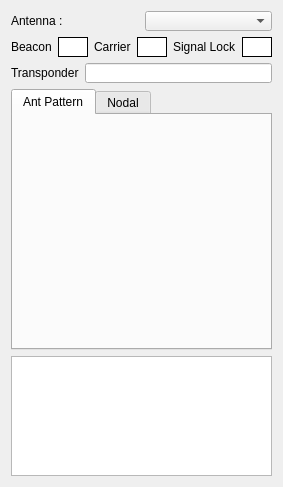
<?xml version="1.0" encoding="UTF-8"?>
<ui version="4.0">
 <class>widgetTelecom</class>
 <widget class="QWidget" name="widgetTelecom">
  <property name="geometry">
   <rect>
    <x>0</x>
    <y>0</y>
    <width>280</width>
    <height>487</height>
   </rect>
  </property>
  <property name="windowTitle">
   <string>widgetTelecom</string>
  </property>
  <layout class="QVBoxLayout" name="verticalLayout">
   <item>
    <layout class="QHBoxLayout" name="horizontalLayout_2">
     <item>
      <widget class="QLabel" name="label">
       <property name="minimumSize">
        <size>
         <width>0</width>
         <height>20</height>
        </size>
       </property>
       <property name="text">
        <string>Antenna :</string>
       </property>
      </widget>
     </item>
     <item>
      <widget class="QComboBox" name="antTypeCB">
       <property name="minimumSize">
        <size>
         <width>0</width>
         <height>20</height>
        </size>
       </property>
      </widget>
     </item>
    </layout>
   </item>
   <item>
    <layout class="QHBoxLayout" name="horizontalLayout_3">
     <item>
      <widget class="QLabel" name="label_2">
       <property name="minimumSize">
        <size>
         <width>0</width>
         <height>20</height>
        </size>
       </property>
       <property name="layoutDirection">
        <enum>Qt::RightToLeft</enum>
       </property>
       <property name="text">
        <string>Beacon</string>
       </property>
      </widget>
     </item>
     <item>
      <widget class="QFrame" name="BeaconLight">
       <property name="minimumSize">
        <size>
         <width>0</width>
         <height>20</height>
        </size>
       </property>
       <property name="styleSheet">
        <string notr="true">border-width: 1px;
border-style: solid;
border-color: rgb(0, 0, 0);
background-color: rgb(255,255,255);</string>
       </property>
       <property name="frameShape">
        <enum>QFrame::StyledPanel</enum>
       </property>
       <property name="frameShadow">
        <enum>QFrame::Raised</enum>
       </property>
      </widget>
     </item>
     <item>
      <widget class="QLabel" name="label_3">
       <property name="minimumSize">
        <size>
         <width>0</width>
         <height>20</height>
        </size>
       </property>
       <property name="layoutDirection">
        <enum>Qt::RightToLeft</enum>
       </property>
       <property name="text">
        <string>Carrier</string>
       </property>
      </widget>
     </item>
     <item>
      <widget class="QFrame" name="CarrierLight">
       <property name="minimumSize">
        <size>
         <width>0</width>
         <height>20</height>
        </size>
       </property>
       <property name="styleSheet">
        <string notr="true">border-width: 1px;
border-style: solid;
border-color: rgb(0, 0, 0);
background-color: rgb(255,255,255);</string>
       </property>
       <property name="frameShape">
        <enum>QFrame::StyledPanel</enum>
       </property>
       <property name="frameShadow">
        <enum>QFrame::Raised</enum>
       </property>
      </widget>
     </item>
     <item>
      <widget class="QLabel" name="label_4">
       <property name="minimumSize">
        <size>
         <width>0</width>
         <height>20</height>
        </size>
       </property>
       <property name="layoutDirection">
        <enum>Qt::RightToLeft</enum>
       </property>
       <property name="text">
        <string>Signal Lock</string>
       </property>
      </widget>
     </item>
     <item>
      <widget class="QFrame" name="SignalLockLight">
       <property name="minimumSize">
        <size>
         <width>0</width>
         <height>20</height>
        </size>
       </property>
       <property name="styleSheet">
        <string notr="true">border-width: 1px;
border-style: solid;
border-color: rgb(0, 0, 0);
background-color: rgb(255,255,255);</string>
       </property>
       <property name="frameShape">
        <enum>QFrame::StyledPanel</enum>
       </property>
       <property name="frameShadow">
        <enum>QFrame::Raised</enum>
       </property>
      </widget>
     </item>
    </layout>
   </item>
   <item>
    <layout class="QHBoxLayout" name="horizontalLayout_4">
     <item>
      <widget class="QLabel" name="label_1">
       <property name="minimumSize">
        <size>
         <width>0</width>
         <height>20</height>
        </size>
       </property>
       <property name="layoutDirection">
        <enum>Qt::RightToLeft</enum>
       </property>
       <property name="text">
        <string>Transponder</string>
       </property>
      </widget>
     </item>
     <item>
      <widget class="QLineEdit" name="Transponder">
       <property name="minimumSize">
        <size>
         <width>0</width>
         <height>20</height>
        </size>
       </property>
      </widget>
     </item>
    </layout>
   </item>
   <item>
    <widget class="QTabWidget" name="tabWidget">
     <property name="minimumSize">
      <size>
       <width>261</width>
       <height>261</height>
      </size>
     </property>
     <property name="currentIndex">
      <number>0</number>
     </property>
     <widget class="QWidget" name="tab">
      <attribute name="title">
       <string>Ant Pattern</string>
      </attribute>
      <widget class="QWidget" name="PatternWidget" native="true">
       <property name="geometry">
        <rect>
         <x>0</x>
         <y>0</y>
         <width>261</width>
         <height>251</height>
        </rect>
       </property>
       <property name="sizePolicy">
        <sizepolicy hsizetype="Preferred" vsizetype="Preferred">
         <horstretch>0</horstretch>
         <verstretch>200</verstretch>
        </sizepolicy>
       </property>
       <property name="minimumSize">
        <size>
         <width>261</width>
         <height>251</height>
        </size>
       </property>
      </widget>
     </widget>
     <widget class="QWidget" name="tab_telcom_nodal">
      <attribute name="title">
       <string>Nodal</string>
      </attribute>
      <widget class="QWidget" name="NodalWidget" native="true">
       <property name="geometry">
        <rect>
         <x>0</x>
         <y>0</y>
         <width>261</width>
         <height>241</height>
        </rect>
       </property>
      </widget>
     </widget>
    </widget>
   </item>
   <item>
    <widget class="QListWidget" name="gsAntListWidget"/>
   </item>
  </layout>
 </widget>
 <layoutdefault spacing="6" margin="11"/>
 <resources/>
 <connections/>
</ui>
